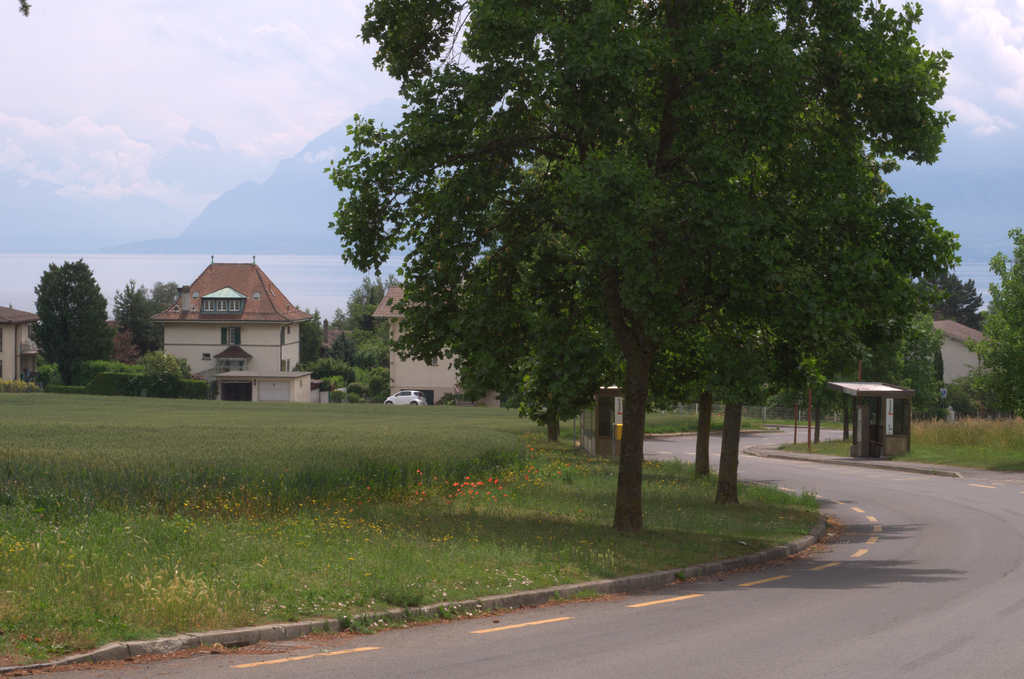
%> input picture Matlab_CPSWF_Applications/0000_rgb.tiff, 1024 x 679 px
$ octave CPSWF_FFTBessel_RGB_Representative.m   (GNU Octave 9; MATLAB toolbox functions it lacks are replaced by stand-ins)
%> lines starting %> are read from the running program, lines starting %| are printed output that depends on the picture
% References
%
% 1. Ghaffari, H. B., Hogan, J. A., & Lakey, J. D. (2022).
%    Properties of Clifford-Legendre Polynomials.
%    Advances in Applied Clifford Algebras, 32(1), 1-25.
%    https://doi.org/10.1007/s00006-021-01179-8
%
% 2. H. Baghal Ghaffari, "Higher-dimensional prolate spheroidal wave
%    functions," Ph.D. dissertation, The University of Newcastle, 2022.
clear;
close all;
clc;

%% 1. PARAMETERS

L = 128;
Npix = 2*L + 1;
Mgrid = Npix;

c_CPSWF = L/2;                   % 64
c_PSWF  = 2*pi*c_CPSWF;          % pi*L
beta    = c_PSWF/(pi*L);         % 1

T = 1e-5;
m = 220;
maxAngular = 520;

rgb_name = '0000_rgb.tiff';

% Derive the image prefix automatically from the RGB filename.
[~,rgb_stem,~] = fileparts(rgb_name);
image_prefix = regexprep(rgb_stem,'_rgb$','');

pad_value = 0;

% Reusable precomputation.  This cache is independent of the image channels.
cache_file = ...
    'CPSWF_FFTBessel_Precompute_L128_c64_m220_T1e-5.mat';

% RGB-only outputs.
rgb_output = sprintf('%s_RGB_CPSWF_FFTBessel_OPT_L128.png',image_prefix);
mat_output = sprintf('%s_RGB_CPSWF_FFTBessel_OPT_L128_results.mat',image_prefix);

% A cheap internal check of the algebraic reordering for the first modes.
verify_reordering = true;
verify_ells = [0 1 2];

alphaM = 2*pi*L/Mgrid;

%% 2. CHECK FILES

addpath(pwd);

if isempty(which('Even_CPSWFs_Matrix'))
    error('Even_CPSWFs_Matrix.m was not found.');
end

if ~isfile(rgb_name)
    error('RGB image %s was not found.',rgb_name);
end

fprintf('\n============================================================\n');
fprintf('OPTIMIZED RGB CPSWF FFT--BESSEL RECONSTRUCTION\n');
fprintf('============================================================\n');
fprintf('RGB image                   : %s\n',rgb_name);
fprintf('Cl_2 input                  : 0 + R e1 + G e2 + B e12\n');
fprintf('Grid                        : %d x %d\n',Npix,Npix);
fprintf('L                           : %d\n',L);
fprintf('CPSWF bandwidth c           : %.12g\n',c_CPSWF);
fprintf('Equivalent PSWF c           : %.12f\n',c_PSWF);
fprintf('alpha_M                     : %.15f\n',alphaM);
fprintf('Omega_T threshold           : %.3e\n',T);
fprintf('Galerkin dimension m        : %d\n',m);
fprintf('Cache                       : %s\n',cache_file);
fprintf('============================================================\n\n');

%% 3. READ AND CROP THE RGB IMAGE

rawRGB = imread(rgb_name);
%> rawRGB is the input picture: size 679x1024x3 uint8; mean R, G, B 103, 104.6, 92.7

if ndims(rawRGB) ~= 3 || size(rawRGB,3) < 3
    error('RGB input must contain at least three channels.');
end

RGB0 = local_to_unit_double(rawRGB(:,:,1:3));

origH = size(RGB0,1);
%> origH = 679
origW = size(RGB0,2);
%> origW = 1024

cx = (origW + 1)/2;
%> cx = 512.5
cy = (origH + 1)/2;
%> cy = 340
circle_radius_px = (min(origH,origW)-1)/2;
%> circle_radius_px = 339

x_left   = cx-circle_radius_px;
%> x_left = 173.5
x_right  = cx+circle_radius_px;
%> x_right = 851.5
y_top    = cy-circle_radius_px;
%> y_top = 1
y_bottom = cy+circle_radius_px;
%> y_bottom = 679

[xsrc,ysrc] = meshgrid(1:origW,1:origH);
[xfit,yfit] = meshgrid(linspace(x_left,x_right,Npix), ...
                       linspace(y_top,y_bottom,Npix));

RGB = zeros(Npix,Npix,3);
for ch=1:3
    RGB(:,:,ch) = interp2(xsrc,ysrc,RGB0(:,:,ch), ...
                          xfit,yfit,'linear',pad_value);
end
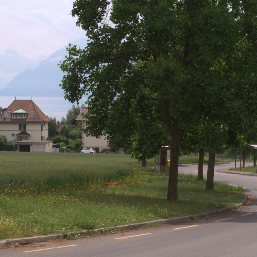
%> RGB: size 257x257x3 double; mean R, G, B 0.355, 0.361, 0.303

RGB = min(max(RGB,0),1);

[Xgrid,Ygrid] = meshgrid(-L:L,-L:L);
inside = (Xgrid.^2 + Ygrid.^2) <= L^2;

for ch=1:3
    tmp=RGB(:,:,ch);
    tmp(~inside)=pad_value;
    RGB(:,:,ch)=tmp;
end
%> this loop made 3 passes
%> pass 1, `tmp=RGB(:,:,ch);`:
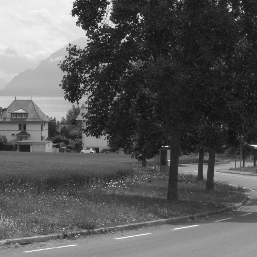
%> tmp: size 257x257 double; min 0.0501, max 0.987, mean 0.355
%> pass 3, `tmp=RGB(:,:,ch);`:
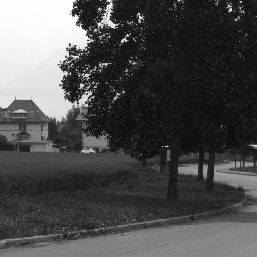
%> tmp: size 257x257 double; min 0.0372, max 1, mean 0.303
%> after the loop:
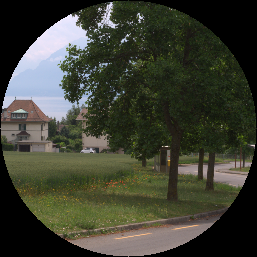
%> RGB: size 257x257x3 double; mean R, G, B 0.245, 0.253, 0.203
%> after the loop:
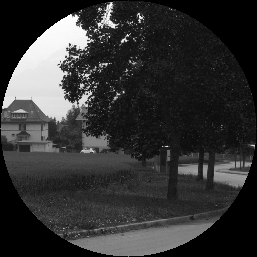
%> tmp: size 257x257 double; min 0, max 0.999, mean 0.203

x_disk = Xgrid(inside);
y_disk = Ygrid(inside);

r_pix = sqrt(x_disk.^2+y_disk.^2)/L;
theta_pix = atan2(y_disk,x_disk);

Ndisk = nnz(inside);

% Clifford/quaternion embedding:
%   scalar = 0,  e1 = R,  e2 = G,  e12 = B.
ScalarVal = zeros(Ndisk,1);
Rimg = RGB(:,:,1); Rval = Rimg(inside);
%> after `Rimg = RGB(:,:,1)`:
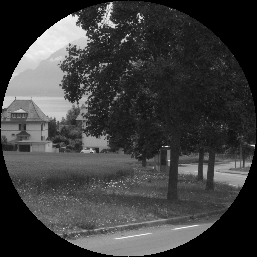
%> Rimg: size 257x257 double; min 0, max 0.984, mean 0.245
Gimg = RGB(:,:,2); Gval = Gimg(inside);
%> after `Gimg = RGB(:,:,2)`:
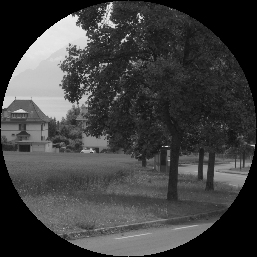
%> Gimg: size 257x257 double; min 0, max 0.933, mean 0.253
Bimg = RGB(:,:,3); Bval = Bimg(inside);

fprintf('Original RGB size           : %d x %d\n',origH,origW);
%| Original RGB size           : 679 x 1024
fprintf('Pixels inside disk          : %d\n\n',Ndisk);

%% 4. UNIQUE PIXEL RADII
%
% Synthesis is radial, so evaluate radial polynomials only once for each
% distinct integer radius squared x^2+y^2.

pixRadiusSq = x_disk.^2 + y_disk.^2;
[uniquePixRadiusSq,~,pixRadiusGroup] = unique(pixRadiusSq);

rUniquePix = sqrt(uniquePixRadiusSq)/L;
NuniquePix = numel(rUniquePix);

fprintf('Unique spatial radii        : %d (instead of %d pixels)\n\n', ...
        NuniquePix,Ndisk);

%% 5. EXACT CENTERED DFT

ivec = -L:L;

E = exp(-2*pi*1i*(ivec(:)*ivec(:).')/Mgrid);

fprintf('Computing exact centered DFT ...\n');
tt=tic;

% Scalar part is exactly zero.
F0hat  = complex(zeros(Npix,Npix));
F1hat  = E*RGB(:,:,1)*E.';
F2hat  = E*RGB(:,:,2)*E.';
F12hat = E*RGB(:,:,3)*E.';

dft_time=toc(tt);

% Check the centered DFT using the red channel.
R_back = real(E'*F1hat*conj(E))/Mgrid^2;
dft_inverse_error = ...
    norm(R_back(:)-Rimg(:))/max(norm(Rimg(:)),eps);
%> dft_inverse_error = 1.34e-14

fprintf('DFT time                    : %.3f s\n',dft_time);
fprintf('Inverse DFT check (R)       : %.3e\n\n',dft_inverse_error);
%| Inverse DFT check (R)       : 1.341e-14

%% 6. FREQUENCY GEOMETRY AND UNIQUE RADII

[J1,J2] = meshgrid(ivec,ivec);

Jabs = sqrt(J1.^2 + J2.^2);
PhiJ = atan2(J2,J1);

zeroMask = (Jabs==0);
nonzeroMask = ~zeroMask;

J1nz = J1(nonzeroMask);
J2nz = J2(nonzeroMask);
PhiNZ = PhiJ(nonzeroMask);

Ffreq = [ ...
    F0hat(nonzeroMask), ...
    F1hat(nonzeroMask), ...
    F2hat(nonzeroMask), ...
    F12hat(nonzeroMask)];

sqNZ = J1nz.^2 + J2nz.^2;
[uniqueSq,~,freqRadiusGroup] = unique(sqNZ);

rhoUnique = alphaM*sqrt(uniqueSq);
NuniqueFreq = numel(rhoUnique);
Nfreq = numel(freqRadiusGroup);

% Sparse radial grouping operator.  Each frequency belongs to exactly
% one unique-radius group.
RadiusSum = sparse(freqRadiusGroup, ...
                   (1:Nfreq).', ...
                   ones(Nfreq,1), ...
                   NuniqueFreq,Nfreq);

Fzero = [ ...
    F0hat(zeroMask), ...
    F1hat(zeroMask), ...
    F2hat(zeroMask), ...
    F12hat(zeroMask)];
%> Fzero = [0 16159 16727 13413.8]
%> the run ends on the next line

fprintf('Nonzero frequency points    : %d\n',Nfreq);
fprintf('Unique frequency radii      : %d\n\n',NuniqueFreq);

%% 7. LOAD OR BUILD THE REUSABLE PRECOMPUTATION CACHE

cache_ok = false;

if isfile(cache_file)
    fprintf('Loading precomputation cache ...\n');
    tt=tic;
    C = load(cache_file);
    cache_load_time=toc(tt);

    cache_ok = ...
        isfield(C,'cache_L') && C.cache_L==L && ...
        isfield(C,'cache_c') && abs(C.cache_c-c_CPSWF)<1e-14 && ...
        isfield(C,'cache_m') && C.cache_m==m && ...
        isfield(C,'cache_T') && abs(C.cache_T-T)<1e-14 && ...
        isfield(C,'rhoUniqueCache') && ...
        numel(C.rhoUniqueCache)==numel(rhoUnique) && ...
        max(abs(C.rhoUniqueCache(:)-rhoUnique(:)))<1e-12;

    if cache_ok
        VretCell       = C.VretCell;
        nrByEll        = C.nrByEll;
        lastEll        = C.lastEll;
        JoverRho       = C.JoverRho;
        LambdaMagnitude = C.LambdaMagnitude;
        fprintf('Valid cache loaded in %.3f s.\n\n',cache_load_time);
    else
        fprintf('Existing cache is incompatible; rebuilding it.\n\n');
    end
end

if ~cache_ok

    fprintf('============================================================\n');
    fprintf('BUILDING ONE-TIME PRECOMPUTATION CACHE\n');
    fprintf('============================================================\n');

    precompute_timer=tic;

    %--------------------------------------------------------------
    % 7A. Determine the retained radial counts from the Omega_T rule.
    %
    % The truncation depends only on the CPSWF eigenvalues and therefore
    % does not depend on whether the input contains RGB, NIR, or any other
    % Clifford-valued channel data.
    %--------------------------------------------------------------
    if isempty(which('Even_Eigenvalue_CPSWFs'))
        error(['The precomputation cache was not found, and ', ...
               'Even_Eigenvalue_CPSWFs.m is unavailable.']);
    end

    fprintf(['Computing Omega_T mode counts with the CPSWF ', ...
             'eigenvalue routine (one-time cost)...\n']);

    nrTmp = zeros(maxAngular+1,1);
    LambdaMagnitude = [];
    lastEll = -1;

    for ell=0:maxAngular
        mu=zeros(1,m);
        for nEig=1:m
            mu(nEig)=Even_Eigenvalue_CPSWFs(ell,c_CPSWF,m,nEig);
% [554 lines not run here, left out]
function A=local_to_unit_double(A)

    if isinteger(A)
        A=double(A)/double(intmax(class(A)));
    else
        A=double(A);
        mx=max(A(:));
        if mx>1
            A=A/mx;
        end
    end

    A=min(max(A,0),1);
end
